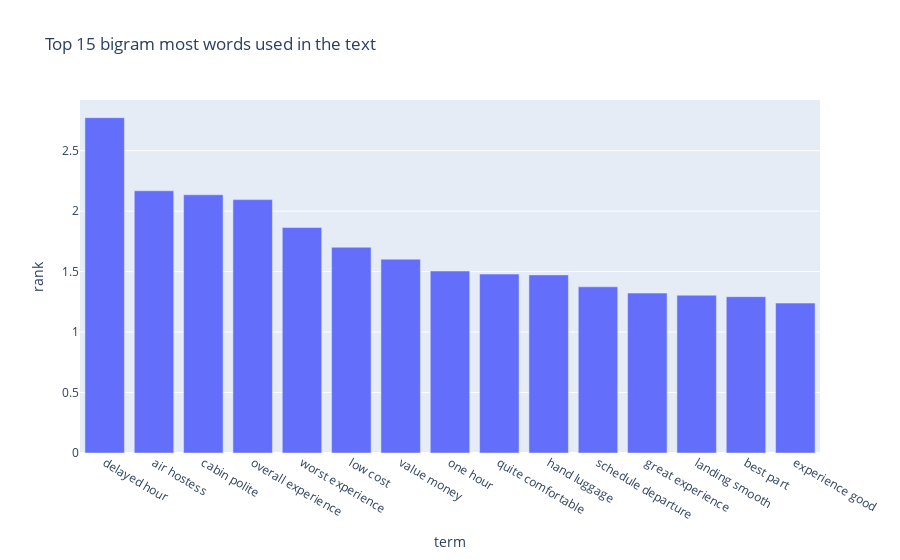

Notebook code cell kept with this figure:
### Code cell
# ===================================================================================================
# Getting bigrams  
vectorizer = CountVectorizer(ngram_range =(2, 2)) 
X1 = vectorizer.fit_transform(df['longComments'])  
features = (vectorizer.get_feature_names()) 
print("\n\nX1 : \n", X1.toarray()) 
  
# Applying TFIDF 
vectorizer = TfidfVectorizer(ngram_range = (2, 2)) 
X2 = vectorizer.fit_transform(df['longComments']) 
scores = (X2.toarray()) 
print("\n\nScores : \n", scores) 
  
# Getting top ranking features 
sums = X2.sum(axis = 0) 
data1 = [] 
for col, term in enumerate(features): 
    data1.append( (term, sums[0, col] )) 
ranking = pd.DataFrame(data1, columns = ['term', 'rank']) 
words = (ranking.sort_values('rank', ascending = False)) 
print ("\n\nWords : \n", words.head(15))

# Getting the Top 15 bigrams
top_bi = words[:15]

# Plotting the top 15 bigrams
fig = px.bar(top_bi, x="term", y="rank",title="Top 15 bigram most words used in the text")
fig.show()
# ===================================================================================================

### Figure 1 — Plotly figure (JSON) as saved in the notebook; plotly's stock layout.template omitted (floating-point values rounded to 4 significant figures)
{"data": [{"alignmentgroup": "True", "hoverlabel": {"namelength": 0}, "hovertemplate": "term=%{x}<br>rank=%{y}", "legendgroup": "", "marker": {"color": "#636efa"}, "name": "", "offsetgroup": "", "orientation": "v", "showlegend": false, "textposition": "auto", "type": "bar", "x": ["delayed hour", "air hostess", "cabin polite", "overall experience", "worst experience", "low cost", "value money", "one hour", "quite comfortable", "hand luggage", "schedule departure", "great experience", "landing smooth", "best part", "experience good"], "xaxis": "x", "y": [2.773, 2.169, 2.135, 2.095, 1.865, 1.701, 1.603, 1.505, 1.48, 1.473, 1.374, 1.322, 1.305, 1.293, 1.24], "yaxis": "y"}], "layout": {"barmode": "relative", "legend": {"tracegroupgap": 0}, "title": {"text": "Top 15 bigram most words used in the text"}, "xaxis": {"anchor": "y", "domain": [0, 1], "title": {"text": "term"}}, "yaxis": {"anchor": "x", "domain": [0, 1], "title": {"text": "rank"}}}}
